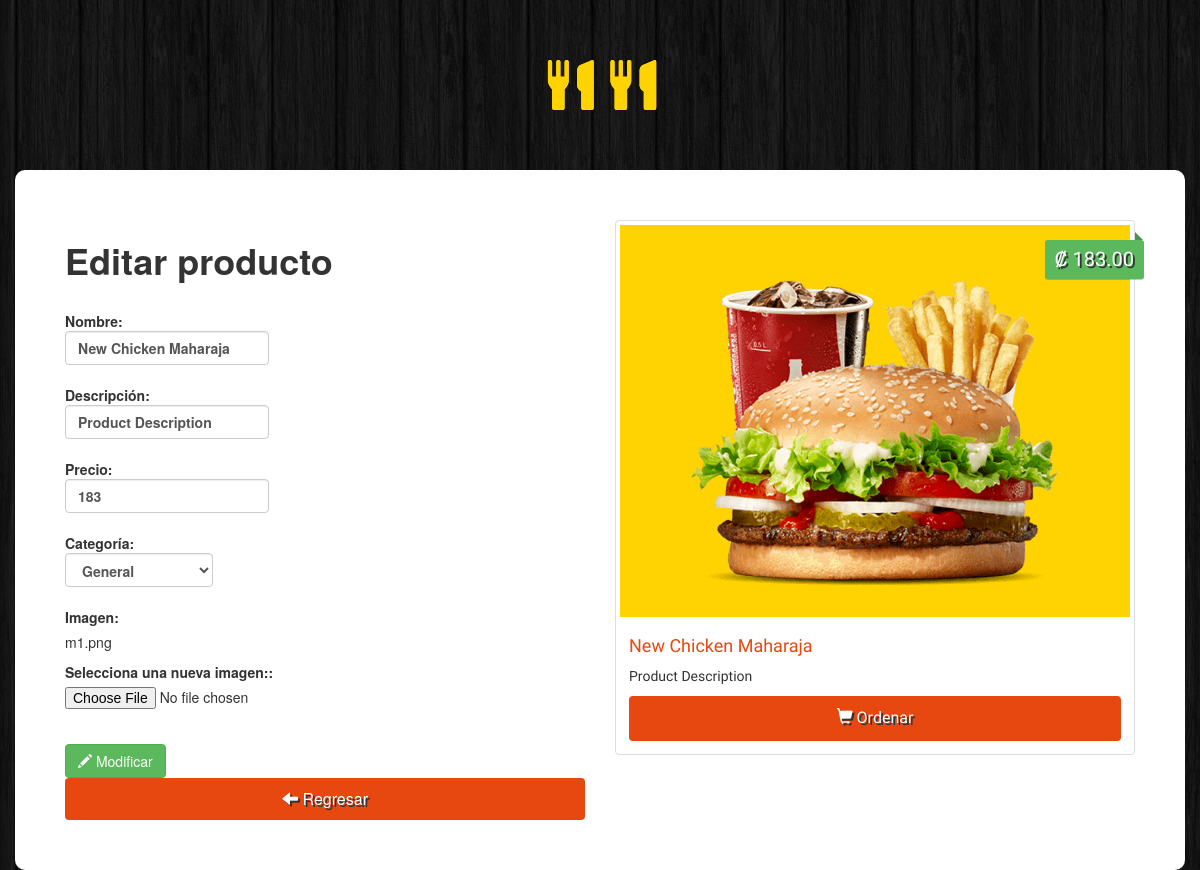
/admin/update.php?id=1 (signed in), run on the app's committed database.
### tables this page shows
CREATE TABLE IF NOT EXISTS `products` (
  `p_id` varchar(5) NOT NULL,
  `p_name` varchar(30) NOT NULL,
  `p_description` varchar(300) NOT NULL,
  `p_category` varchar(30) NOT NULL,
  `p_image_id` varchar(500) NOT NULL,
  `p_price` int(11) NOT NULL,
  `p_available` tinyint(1) NOT NULL,
  `p_stock` int(11) NOT NULL,
  `p_image` varchar(255) NOT NULL,
  PRIMARY KEY (`p_id`),
  KEY `items_ibfk_1` (`p_category`)
);

### admin/update.php (the view, shortened to what this page needs)
<?php
    if(!empty($_GET['id']))
    {
        $id = checkInput($_GET['id']);
    }
    $nameError = $descriptionError = $priceError = $categoryError = $imageError = $name = $description = $price = $category = $image = "";
    if(!empty($_POST))
    {
        $name               = checkInput($_POST['name']);
        $description        = checkInput($_POST['description']);
        $price              = checkInput($_POST['price']);
        $category           = checkInput($_POST['category']);
        $image              = checkInput($_FILES["image"]["name"]);
        $imagePath          = '../images/'. basename($image);
        $imageExtension     = pathinfo($imagePath,PATHINFO_EXTENSION);
        $isSuccess          = true;
        if(empty($name))
        {
            $nameError = 'Este campo no puede estar vacío';
            $isSuccess = false;
        }
        if(empty($description))
        {
            $descriptionError = 'Este campo no puede estar vacío';
            $isSuccess = false;
        }
        if(empty($price))
        {
            $priceError = 'Este campo no puede estar vacío';
            $isSuccess = false;
        }
        if(empty($category))
        {
            $categoryError = 'Este campo no puede estar vacío';
            $isSuccess = false;
        }
        if(empty($image))
        {
            $isImageUpdated = false;
        }
        else
        {
            $isImageUpdated = true;
            $isUploadSuccess =true;
            if($imageExtension != "jpg" && $imageExtension != "png" && $imageExtension != "jpeg" && $imageExtension != "gif" )
            {
                $imageError = "Los archivos permitidos son: .jpg, .jpeg, .png, .gif";
                $isUploadSuccess = false;
            }
            if(file_exists($imagePath))
            {
                $imageError = "El archivo ya existe";
                $isUploadSuccess = false;
            }
            if($_FILES["image"]["size"] > 500000)
            {
                $imageError = "Le fichier ne doit pas depasser les 500KB";
                $isUploadSuccess = false;
            }
            if($isUploadSuccess)
            {
                if(!move_uploaded_file($_FILES["image"]["tmp_name"], $imagePath))
                {
                    $imageError = "Se ha producido un error al subir el archivo";
                    $isUploadSuccess = false;
                }
            }
        }
        if (($isSuccess && $isImageUpdated && $isUploadSuccess) || ($isSuccess && !$isImageUpdated))
        {
            $db = Database::connect();
            if($isImageUpdated)
            {
                $statement = $db->prepare("UPDATE products  set p_name = ?, p_description = ?, p_price = ?, p_category = ?, p_image = ? WHERE p_id = ?");
                $statement->execute(array($name,$description,$price,$category,$image,$id));
            }
            else
            {
                $statement = $db->prepare("UPDATE products  set p_name = ?, p_description = ?, p_price = ?, p_category = ? WHERE p_id = ?");
                $statement->execute(array($name,$description,$price,$category,$id));
            }
            Database::disconnect();
            header("Location: index.php");
        }
        else if($isImageUpdated && !$isUploadSuccess)
        {
            $db = Database::connect();
            $statement = $db->prepare("SELECT * FROM products where p_id = ?");
            $statement->execute(array($id));
            $item = $statement->fetch();
            $image          = $item['image'];
            Database::disconnect();
        }
    }
    else
    {
        $db = Database::connect();
        $statement = $db->prepare("SELECT * FROM products where p_id = ?");
        $statement->execute(array($id));
        $item = $statement->fetch();
        $name           = $item['p_name'];
        $description    = $item['p_description'];
        $price          = $item['p_price'];
        $category       = $item['p_category'];
        $image          = $item['p_image'];
    }
    function checkInput($data)
    {
      $data = trim($data);
      $data = stripslashes($data);
      $data = htmlspecialchars($data);
      return $data;
    }
?>
<!DOCTYPE html>
<html>
    <head>
        <?php include("head.php")?>
    </head>
    <body>
        <h1 class="text-logo"><span class="glyphicon glyphicon-cutlery"></span> <?php echo $_SESSION['Titulo']; ?> <span class="glyphicon glyphicon-cutlery"></span></h1>
         <div class="container admin">
            <div class="row">
                <div class="col-sm-6">
                    <h1><strong>Editar producto</strong></h1>
                    <br>
                    <form class="form" action="<?php echo 'update.php?id='.$id;?>" role="form" method="post" enctype="multipart/form-data">
                        <div class="form-group">
                            <label for="name">Nombre:
                            <input type="text" class="form-control" id="name" name="name" placeholder="Nombre" value="<?php echo $name;?>">
                        </div>
                        <div class="form-group">
                            <label for="description">Descripción:
                            <input type="text" class="form-control" id="description" name="description" placeholder="Descripción" value="<?php echo $description;?>">
                        </div>
                        <div class="form-group">
                        <label for="price">Precio:
                            <input type="number" step="0.01" class="form-control" id="price" name="price" placeholder="Precio" value="<?php echo $price;?>">
                        </div>
                        <div class="form-group">
                            <label for="category">Categoría:
                            <select class="form-control" id="category" name="category">
                            <?php
                               $db = Database::connect();
                               foreach ($db->query('SELECT * FROM categories') as $row)
                               {
                                    if($row['id'] == $category)
                                        echo '<option selected="selected" value="'. $row['id'] .'">'. $row['name'] . '</option>';
                                    else
                                        echo '<option value="'. $row['id'] .'">'. $row['name'] . '</option>';;
                               }
                            ?>
                            </select>
                        </div>
                        <div class="form-group">
                            <label for="image">Imagen:</label>
                            <p><?php echo $image;?></p>
                            <label for="image">Selecciona una nueva imagen::</label>
                            <input type="file" id="image" name="image">
                        </div>
                        <br>
                        <div class="form-actions">
                            <button type="submit" class="btn btn-success"><span class="glyphicon glyphicon-pencil"></span> Modificar</button>
                            <a class="btn btn-primary" href="index.php"><span class="glyphicon glyphicon-arrow-left"></span> Regresar</a>
                       </div>
                    </form>
                </div>
                <div class="col-sm-6 site">
                    <div class="thumbnail">
                        <img src="<?php echo '../images/'.$image;?>" alt="...">
                        <div class="price">₡ <?php echo number_format((float)$price, 2);?></div>
                          <div class="caption">
                            <h4><?php echo $name;?></h4>
                            <p><?php echo $description;?></p>
                            <a href="#" class="btn btn-order" role="button"><span class="glyphicon glyphicon-shopping-cart"></span> Ordenar</a>
                          </div>
                    </div>
                </div>
            </div>
        </div>
    </body>
</html>

### css/styles.css (style rules this page uses)
body { background: url(../images/bg.png); }
.site { font-family: 'Holtwood One SC', sans-serif; }
.text-logo { font-family: 'Holtwood One SC', sans-serif; color: #e7480f; text-shadow: 2px 2px #ffd301; font-size: 50px; padding: 40px 0px; text-align: center; }
.text-logo .glyphicon { color: #ffd301; text-shadow: 0px 0px #ffd301; }
.thumbnail img { background: #ffd301; }
.price { background: #5cb85c; box-shadow: 0 1px rgba(0,0,0,0.2); -moz-box-shadow: 0 1px rgba(0,0,0,0.2); -webkit-box-shadow: 0 1px rgba(0,0,0,0.2); color: #fff; text-shadow: 2px 2px #333; position: absolute; right: 6px; top: 20px; padding: 5px 10px; font-size: 20px; border-radius: 3px; }
.price:before { border: 4px solid transparent; border-bottom: 4px solid #4a934a; border-left: 4px solid #4a934a; content: ""; position: absolute; right: 1px; top: -8px; }
.caption > h4 { color: #e7480f; font-size: 18px; }
.btn-order, .btn-primary { width: 100%; padding: 10px; font-size: 16px; color: #fff; background-color: #e7480f !important ; text-decoration: none; text-shadow: 2px 2px #333; }
.btn-primary { border: none !important; }
.admin { background: #fff; padding: 50px; border-radius: 10px; }

### data on the page
products: name "New Chicken Maharaja", description "Product Description", price "183", p_image "m1.png", p_image (picture), p_price "183.00", p_name "New Chicken Maharaja", p_description "Product Description"

### other printed values
form field category "General"
